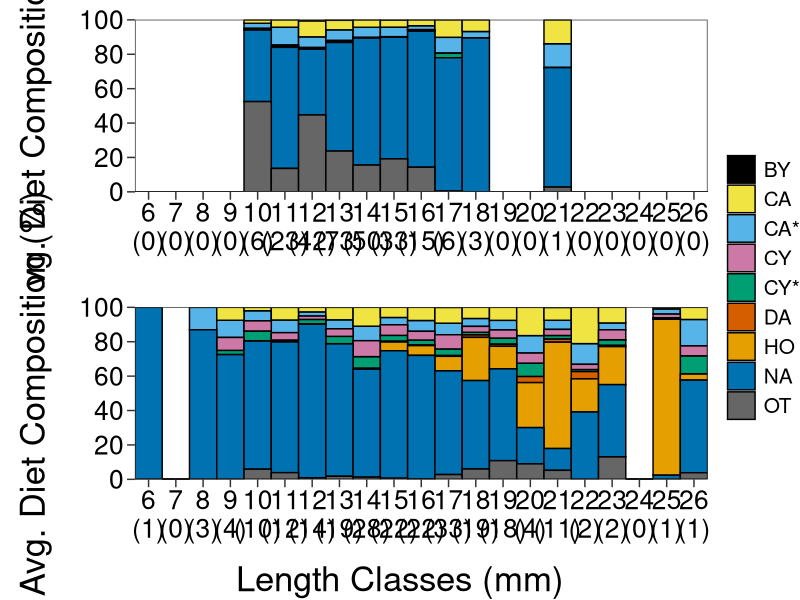

The R script that drew this image: (Note: this script raises an error after producing the figure.)
#################################################################
##  
##  APIS Cisco (Lucke et al.) manuscript
##  
## This file calculates the average diet for larvae that had
## food in the gut at time of capture, broken down into the
## five most abundant prey groups by numbers. This also includes
## calculations for average diet for fish that fed during the
## first and last two weeks of sampling
## 
#################################################################


## CLEAR ENVIRONMENT ============================================

rm(list = ls(all.names=TRUE))


## LOAD PACKAGES ================================================

library(readxl)        # reading Excel data
library(dplyr)         # manipulating data
library(magrittr)      # for %<>%
library(tidyr)         # transforming data arrangement (tidy data!!)
library(ggplot2)       # visualizations
library(cowplot)       # for facet_rep_wrap()


## LOAD DATA ====================================================

diet.cont <- read_excel("data/APIS_Coregonus_2018.xlsx", sheet = "Larval_Diet") %>%
  mutate(trawl = as.numeric(ifelse(trawl == "37.1", "37", trawl)))
effort <- read_excel("data/APIS_Coregonus_2018.xlsx", sheet = "Neuston_Effort") %>% 
  select(trawl, week) %>%
  mutate(trawl = as.numeric(ifelse(trawl == "37.1", "37", trawl)))


## DIET DATA PREP ===============================================

## Calculate sample sizes (no. of larvae with food) by week - save for plotting
diet.sample.size <- left_join(diet.cont, effort) %>% 
  mutate(week.bin = factor(ifelse(week < 25, "first", "last"))) %>% 
  group_by(week.bin, tl.bin) %>% 
  summarize(n.fish = sum(n.diet))

## Restrict DF to the selected variables and rename variables
diet.cont.species <- diet.cont %>% select(trawl, tl.bin, Nauplii:Chironomid_pupae) %>% 
  rename("Acanthocyclops" = "Acanthocyclops_sp.", "Eucyclops" = "Eucyclops_sp.",
         "Holopedium" = "Holopedium_gibberum", "Daphnia" = "Daphnia_sp.", 
         "Bosmina" = "Bosmina_sp.")

## Make all NAs (blanks) zero
diet.cont.species[is.na(diet.cont.species)] <- 0

## Condense all food items down into types
diet.comp <- diet.cont.species %>% mutate("Calanoid copepodid" = Cal_Copepodite,
                                          "Cyclopoid copepodid" = Cyc_Copepodite,
                                          "Calanoidae" = L.minutus + L.sicilis + Limnocalanus_macrurus + 
                                            E.lacustrus + Senecella_calanoides + Unknown_Fragment_Cyclopoid,
                                          "Cyclopoidae" = Acanthocyclops + Diacyclops_thomasi + 
                                            Eucyclops + Unknown_Fragment_Cyclopoid,
                                          "Other" = Bosmina + Invertebrate_eggs + Chironomid_pupae + 
                                            Rotifera + Diaphanosoma + Leptodora_kindi) %>%
  select(-Acanthocyclops, -Diacyclops_thomasi, -Eucyclops, -Cyc_Copepodite,
         -L.minutus, -L.sicilis, -Limnocalanus_macrurus, -E.lacustrus, 
         -Senecella_calanoides, -Cal_Copepodite, -Unknown_Fragment_Calanoid, 
         -Unknown_Fragment_Cyclopoid, -Invertebrate_eggs, -Chironomid_pupae, 
         -Rotifera, -Bosmina, -Diaphanosoma, -Leptodora_kindi) %>%
  gather(species, diet.count, Nauplii:Other) %>% droplevels() %>% 
  filter(diet.count != 0)


## DIET COMPOSITION =============================================

## Summarize by trawl, week, length bin, and species
diet.comp.length <- left_join(diet.comp, effort, by = "trawl") %>%
  mutate(week.bin = factor(ifelse(week < 25, "first", "last"))) %>% 
  group_by(week.bin, tl.bin, species) %>%
  summarize(diet.count = sum(diet.count)) %>% ungroup() %>% 
  complete(species = unique(.$species), tl.bin = 6:26, week.bin = unique(.$week.bin), fill = list(diet.count = 0)) %>% 
  group_by(week.bin, tl.bin) %>% 
  mutate(diet.total = sum(diet.count),
         diet.perc = round((diet.count/diet.total)*100, 2)) %>% ungroup() %>% 
  left_join(diet.sample.size) 


## ABBREVIATE TAXA NAMES ========================================

diet.comp.length$species <- gsub('Cyclopoidae', "CY", diet.comp.length$species)
diet.comp.length$species <- gsub('Cyclopoid copepodid', "CY*", diet.comp.length$species)
diet.comp.length$species <- gsub('Bythotrephes', "BY", diet.comp.length$species)
diet.comp.length$species <- gsub('Daphnia', "DA", diet.comp.length$species)
diet.comp.length$species <- gsub('Holopedium', "HO", diet.comp.length$species)
diet.comp.length$species <- gsub('Calanoidae', "CA", diet.comp.length$species)
diet.comp.length$species <- gsub('Calanoid copepodid', "CA*", diet.comp.length$species)
diet.comp.length$species <- gsub('Nauplii', "NA", diet.comp.length$species)
diet.comp.length$species <- gsub('Other', "OT", diet.comp.length$species)


## CREATE SAMPLE SIZE LABELS ====================================

diet.comp.length.first <- diet.comp.length %>% filter(week.bin == "first") %>% 
  mutate(diet.perc = replace_na(diet.perc, 0),
         n.fish = replace_na(n.fish, 0),
         label = paste0(tl.bin,'\n(', n.fish, ")"),
         label = factor(label, ordered = TRUE, levels = c("6\n(0)","7\n(0)", "8\n(0)", "9\n(0)", "10\n(6)", "11\n(23)", 
                                                          "12\n(42)","13\n(73)", "14\n(50)", "15\n(33)", "16\n(15)", 
                                                          "17\n(6)", "18\n(3)", "19\n(0)","20\n(0)", "21\n(1)", 
                                                          "22\n(0)", "23\n(0)", "24\n(0)", "25\n(0)", "26\n(0)")))

diet.comp.length.last <- diet.comp.length %>% filter(week.bin == "last") %>% 
  mutate(diet.perc = replace_na(diet.perc, 0),
         n.fish = replace_na(n.fish, 0),
         label = paste0(tl.bin,'\n(', n.fish, ")"),
         label = factor(label, ordered = TRUE, levels = c("6\n(1)","7\n(0)", "8\n(3)", "9\n(4)", "10\n(10)", "11\n(12)", 
                                                          "12\n(14)","13\n(19)", "14\n(28)", "15\n(22)", "16\n(22)", 
                                                          "17\n(33)", "18\n(19)", "19\n(18)","20\n(4)", "21\n(11)", 
                                                          "22\n(2)", "23\n(2)", "24\n(0)", "25\n(1)", "26\n(1)")))

## VISUALIZATION ================================================
## Define a colorblind safe(ish) palette for 7-classes
#color <- c("gray30", "#e69f00", "#56b4e9", "#009e73", "#f0e442", "#0072b2", "#d55e00")
color <- c("#000000", "#F0E442", "#56B4E9", "#CC79A7", "#009E73", "#D55E00", "#E69F00", "#0072B2", "gray40")


diet.comp.pre <- ggplot(diet.comp.length.first, aes(x = label, y = diet.perc, fill = species))+
  geom_bar(stat = "identity", color = "black", width = 1) +
  scale_x_discrete(expand = c(0, 0)) +
  scale_y_continuous(limits = c(0, 100.1), breaks = seq(0, 100, 20), expand = c(0,0)) +
  labs(x = "Length Class (mm)", y = "Avg. Diet Composition (%)") +
  scale_fill_manual(values = color) +
  theme_bw() +
  theme(panel.grid = element_blank(), panel.background = element_blank(), 
        strip.text = element_blank(), 
        axis.ticks.length = unit(2, 'mm'),
        axis.text = element_text(size = 19, colour = "black"),
        axis.title.x = element_blank(),
        axis.title.y = element_text(size = 25, margin = margin(0, 20, 0, 0)),
        legend.text = element_text(size = 15),
        legend.title = element_blank(),
        legend.key.size = unit(0.75, 'cm'),
        legend.position = "none",
        panel.spacing = unit(2, "lines"),
        plot.margin = unit(c(5, 5, 8, 5), "mm"))

diet.comp.post <- ggplot(diet.comp.length.last, aes(x = label, y = diet.perc, fill = species))+
  geom_bar(stat = "identity", color = "black", width = 1) +
  scale_x_discrete(expand = c(0, 0)) +
  scale_y_continuous(limits = c(0, 100.1), breaks = seq(0, 100, 20), expand = c(0,0)) +
  labs(x = "Length Class (mm)", y = "Avg. Diet Composition (%)") +
  scale_fill_manual(values = color) +
  theme_bw() +
  theme(panel.grid = element_blank(), panel.background = element_blank(), 
        strip.text = element_blank(), 
        axis.ticks.length = unit(2, 'mm'),
        axis.text = element_text(size = 19, colour = "black"),
        axis.title.x = element_blank(),
        axis.title.y = element_text(size = 25, margin = margin(0, 20, 0, 0)),
        legend.text = element_text(size = 15),
        legend.title = element_blank(),
        legend.key.size = unit(0.75, 'cm'),
        legend.position = "none",
        panel.spacing = unit(2, "lines"),
        plot.margin = unit(c(5, 5, 8, 5), "mm"))


## PANELED VISUALIZATION ========================================

## Create common legend
legend <- get_legend(diet.comp.post + theme(legend.position = "right"))

# arrange the three plots in a single row
diet.grid <- plot_grid(diet.comp.pre,
                       diet.comp.post,
                       nrow = 2)

## add legend to grid
diet.grid.legend <- plot_grid(diet.grid, legend, ncol = 2, rel_widths = c(2, 0.2))

## add common x-axis label
ggdraw(add_sub(diet.grid.legend, "Length Classes (mm)", vpadding = grid::unit(0,"lines"), y = 0.85, x = 0.5, size = 25))

ggsave("figures/Fig_7_diet_length.tiff", width = 14, height = 10, dpi = 300)

